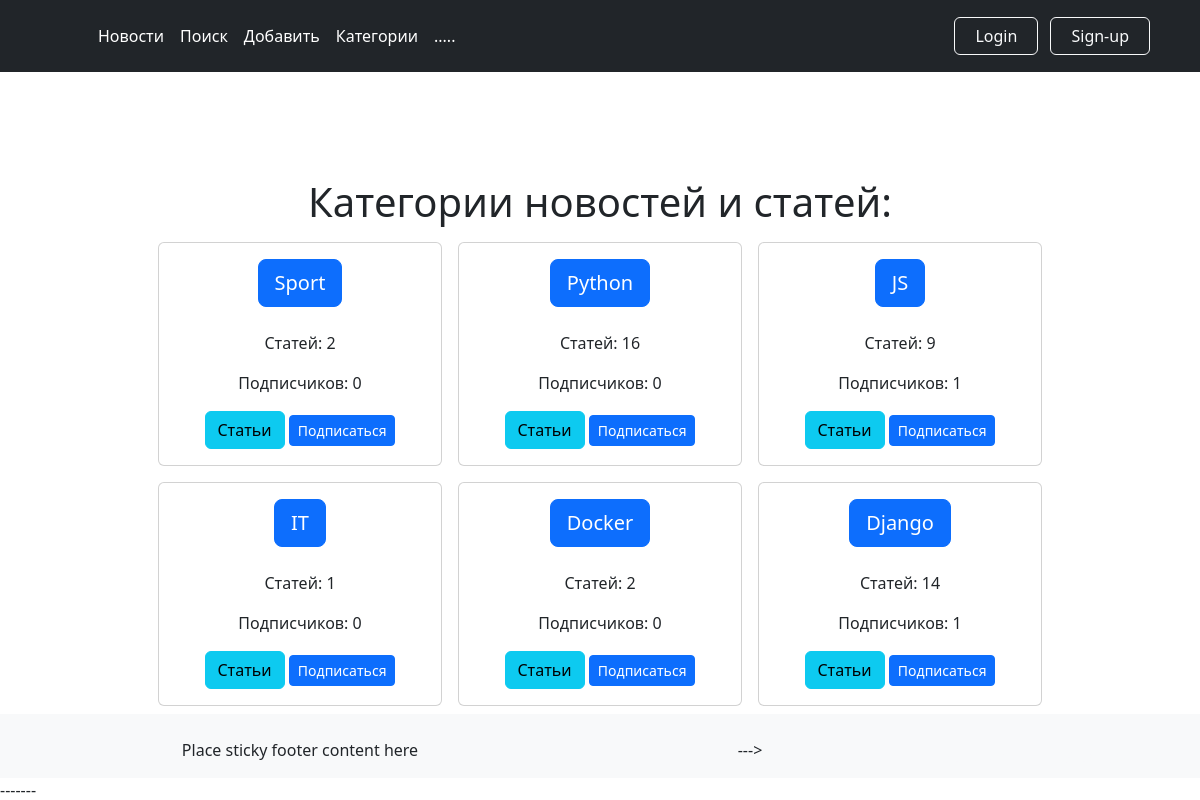
Page /categories/ on the committed database.
### news/models.py (models this page shows, shortened)
class Category(models.Model):
    name = models.CharField(max_length=64, unique=True)
    subscribers = models.ManyToManyField(User, blank=True)

### news/views.py (the view)
# urls.py: path('categories/', CategoriesListView.as_view(), name='categories'),
class CategoriesListView(ListView):
    model = Category
    template_name = 'news/categories.html'
    context_object_name = 'categories'
    ordering = ['-name']
    def get_context_data(self, **kwargs):
        context = super().get_context_data(**kwargs)
        context['is_not_authors'] = not self.request.user.groups.filter(name='authors').exists()
        return context

### news/templates/news/categories.html (shortened to what this page needs)
{% extends 'layout/default.html' %}
{% load custom_filters %}
{% block content %}
    <h1 align="center">Категории новостей и статей:</h1>
    <div class="d-flex justify-content-center flex-wrap">
        {% for category in categories %}
            <div class="w-30 p-2 col-sm-4" style="width: 300px">
                <div class="card">
                    <div class="card-body">
                        <a href="{% url 'news:category_detail' category.pk %}" class="btn btn-primary btn-lg">{{ category.name }}</a>
                        <br><br>
                        <p class="card-text"> Статей: {{ category.post_set.count }}</p>
                        <p class="card-text"> Подписчиков: {{ category.subscribers.count }}</p>
                        <a href="{% url 'news:category_detail' category.pk %}" class="btn btn-info">Статьи</a>
                        {% if user not in category.subscribers.filter %}
                            <a href="{% url 'news:subscribe' category.pk %}" class="btn btn-primary btn-sm">Подписаться</a>
                        {% else %}
                            <a href="{% url 'news:unsubscribe' category.pk %}" class="btn btn-secondary btn-sm">Отписаться</a>
                        {% endif %}
                    </div>
                </div>
            </div>
        {% endfor %}
    </div>
{% endblock content %}

### static/css/styles.css (style rules this page uses)
* { margin: 0; padding: 0; }
html, body { height: 100%; }

### rows in the picture
Category: name "Sport", post_set.count "2", subscribers.count "0", shows "Подписаться"
Category: name "Python", post_set.count "16", subscribers.count "0", shows "Подписаться"
Category: name "JS", post_set.count "9", subscribers.count "1", shows "Подписаться"
Category: name "IT", post_set.count "1", subscribers.count "0", shows "Подписаться"
Category: name "Docker", post_set.count "2", subscribers.count "0", shows "Подписаться"
Category: name "Django", post_set.count "14", subscribers.count "1", shows "Подписаться"
